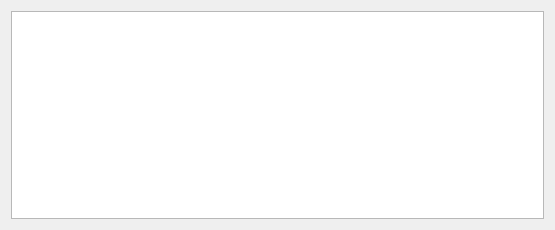
<?xml version="1.0" encoding="UTF-8"?>
<ui version="4.0">
 <class>Dialog</class>
 <widget class="QDialog" name="Dialog">
  <property name="geometry">
   <rect>
    <x>0</x>
    <y>0</y>
    <width>555</width>
    <height>230</height>
   </rect>
  </property>
  <property name="windowTitle">
   <string>Show Serial</string>
  </property>
  <layout class="QHBoxLayout" name="horizontalLayout">
   <item>
    <widget class="QTextBrowser" name="msg"/>
   </item>
  </layout>
 </widget>
 <layoutdefault spacing="6" margin="11"/>
 <resources/>
 <connections/>
</ui>
